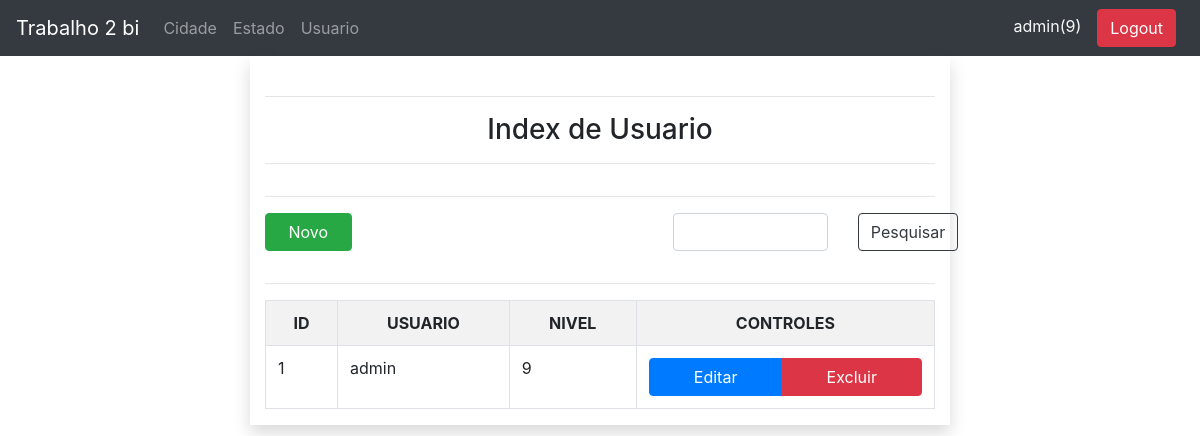
Screenshot of /FONTES/Usuario.php (signed in) with the database file from the repository.
### tables this page shows
CREATE TABLE usuario(
	idUsuario INT NOT NULL PRIMARY KEY AUTO_INCREMENT,
	user VARCHAR(50) UNIQUE,
	password VARCHAR(100),
	nivel CHAR(1)
);

### FONTES/Usuario.php (the view, shortened to what this page needs)
<?php
	include("include/head.php");
	include("include/top.php");
	include("include/connection/config.php");
	$con = new PDO($connectionString, USER,PASS);
	$sql = "SELECT idUsuario, user, nivel FROM usuario ORDER BY user ASC LIMIT 100;";
	$result = $con->query($sql);
?>
<div class="d-flex justify-content-center">
	<div class="form-group shadow col-md-7">
		<div class="form-row mt-4">
			<div class="col-md-12 text-center ">
				<hr>
				<p class="h3">Index de Usuario</p>
				<hr>
			</div>
		</div>
		<hr />
		<div class="row	">
			<div class="col-2">
				<div class="btn-group btn-block">
					<a href="CadastroUsuario.php" class="btn btn-success">Novo</a>
				</div>
			</div>
			<div class="col-md-10">
				<form action="Usuario.php" method="GET">
					<div class="input-group">
						<div class="col-4 offset-6">
							<input type="text" name="Pesquisa" id="Pesquisa" class="form-control ">
						</div>
						<div class="col-2 btn-group btn-block">
							<input type="submit" value="Pesquisar" class="btn btn-outline-dark">
						</div>
					</div>
				</form>
			</div>
		</div>
		<hr />
		<div id="divListaUsuario" class="">
			<table class="table table-responsive-sm table-striped table-hover table-bordered">
				<tr class="text-center">
					<th>
						ID
					</th>
					<th>
						USUARIO
					</th>
					<th>
						NIVEL
					</th>
					<th>CONTROLES</th>
				</tr>
				<?php
					while ($row = $result-> fetch(PDO::FETCH_OBJ)) {
						echo	"<tr>";
						echo	"<td>";
						echo		$row->idUsuario;
						echo	"</td>";
						echo	"<td>";
						echo		$row->user;
						echo	"</td>";
						echo	"<td>";
						echo		$row->nivel;
						echo	"</td>";
						echo	"<td>";
						echo		"<div class='btn-group btn-block'>";
						echo			"<a href='EditarUsuario?id=".$row->idUsuario."' class='btn btn-primary'>Editar</a> ";
						echo			"<a href='ExcluirUsuario?id=".$row->idUsuario."' class='btn btn-danger'>Excluir</a> ";
						echo		"</div>";
						echo	"</td>";
						echo	"</tr>";
					}
				?>
			</table>
		</div>
	</div>
</div>

### rows the page displays
usuario: idUsuario "1", user "admin", nivel "9"

### other values shown
$_SESSION["user"] "admin"
$_SESSION["nivel"] "9"
